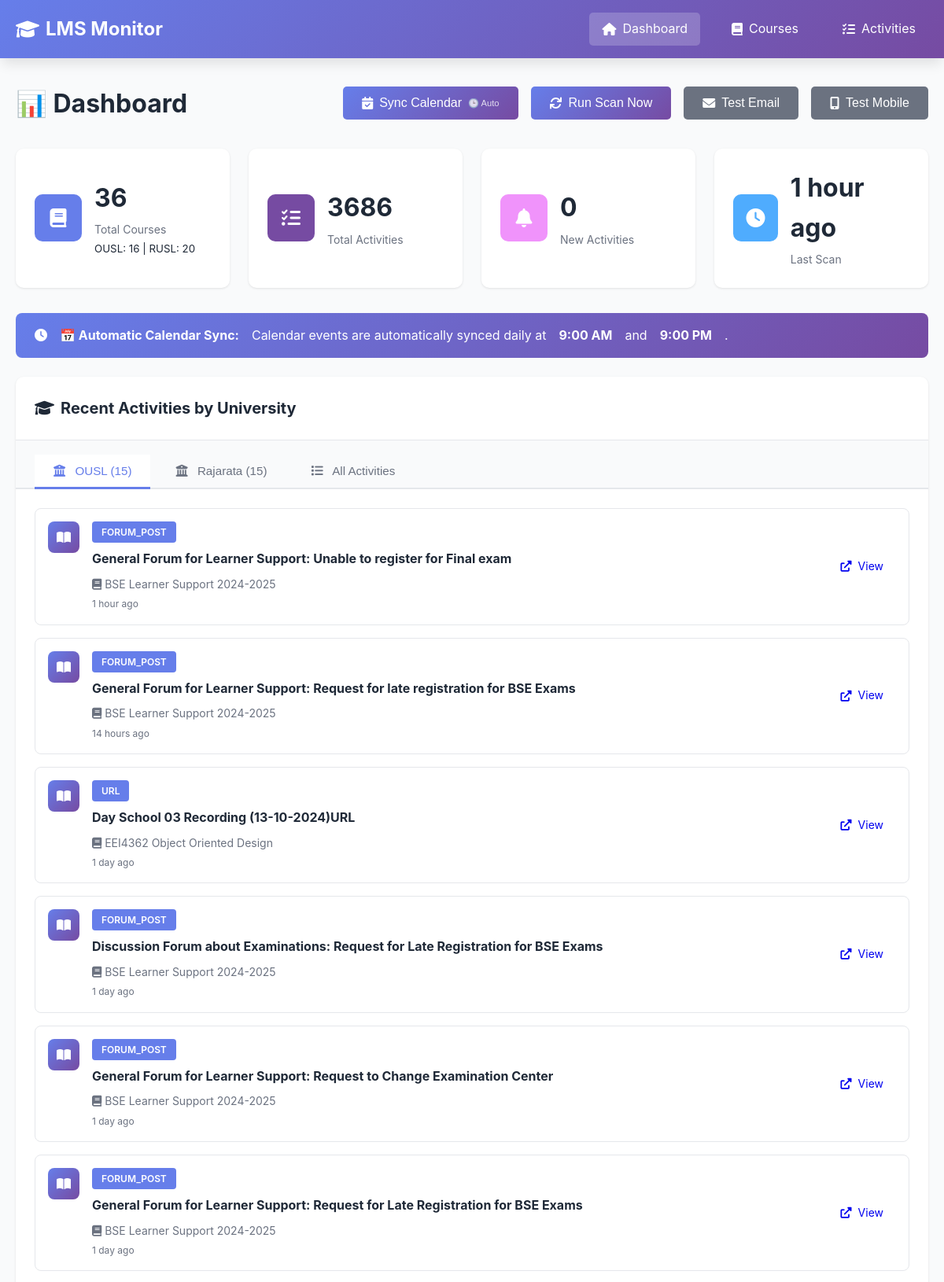
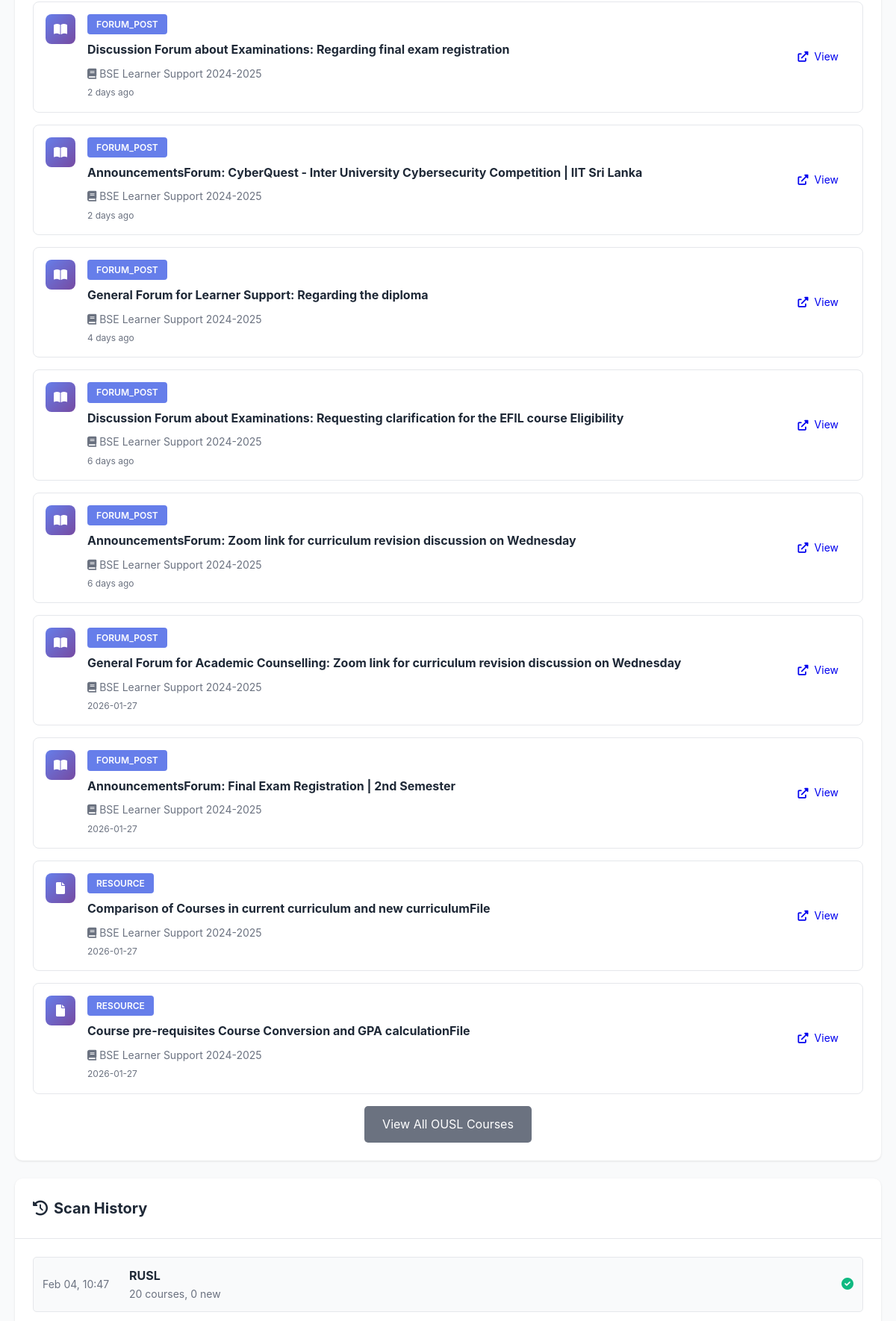
The page / (upper part) on the database its author committed (2 pictures, top to bottom).
### tables this page shows
CREATE TABLE scan_history (
                id INTEGER PRIMARY KEY AUTOINCREMENT,
                lms_name TEXT NOT NULL,
                scan_time TIMESTAMP DEFAULT CURRENT_TIMESTAMP,
                courses_found INTEGER,
                activities_found INTEGER,
                new_activities INTEGER,
                status TEXT,
                error_message TEXT
            );

CREATE TABLE activities (
                id INTEGER PRIMARY KEY AUTOINCREMENT,
                activity_id TEXT UNIQUE NOT NULL,
                course_id TEXT NOT NULL,
                activity_type TEXT NOT NULL,
                title TEXT NOT NULL,
                description TEXT,
                url TEXT,
                deadline TIMESTAMP,
                first_seen TIMESTAMP DEFAULT CURRENT_TIMESTAMP,
                is_new BOOLEAN DEFAULT 1,
                metadata TEXT,
                FOREIGN KEY (course_id) REFERENCES courses(course_id)
            );

CREATE TABLE courses (
                id INTEGER PRIMARY KEY AUTOINCREMENT,
                course_id TEXT UNIQUE NOT NULL,
                lms_name TEXT NOT NULL,
                course_name TEXT NOT NULL,
                course_url TEXT,
                first_seen TIMESTAMP DEFAULT CURRENT_TIMESTAMP,
                last_checked TIMESTAMP DEFAULT CURRENT_TIMESTAMP
            );

### app.py (the view, shortened to what this page needs)
@app.route('/')
def index():
    stats = db.get_stats()
    recent_activities = db.get_recent_activities(limit=20)
    scan_history = db.get_scan_history(limit=10)
    ousl_activities = db.get_activities_by_lms('OUSL', limit=15)
    rusl_activities = db.get_activities_by_lms('RUSL', limit=15)
    upcoming_deadlines = db.get_all_upcoming_deadlines(days_ahead=365)
    import re
    is_render = os.getenv('RENDER') is not None or os.getenv('RAILWAY_ENVIRONMENT') is not None
    return render_template('index.html',
                          stats=stats,
                          recent_activities=recent_activities,
                          ousl_activities=ousl_activities,
                          rusl_activities=rusl_activities,
                          upcoming_deadlines=upcoming_deadlines,
                          scan_history=scan_history,
                          is_render=is_render)

### app.py (called while the page is built)
@app.template_filter('datetime')
def format_datetime(value, format='%Y-%m-%d %H:%M:%S'):
    if value is None:
        return ''
    if isinstance(value, str):
        try:
            value = datetime.fromisoformat(value.replace('Z', '+00:00'))
        except:
            return value
    if value.tzinfo is None:
        from datetime import timezone
        value = value.replace(tzinfo=timezone.utc)
    from datetime import timezone, timedelta
    colombo_tz = timezone(timedelta(hours=5, minutes=30))
    local_time = value.astimezone(colombo_tz)
    return local_time.strftime(format)

### database.py (called while the page is built)
    def get_connection(self):
        return sqlite3.connect(self.db_path)

    def get_recent_activities(self, limit: int = 50) -> List[Dict[str, Any]]:
        conn = self.get_connection()
        cursor = conn.cursor()
        cursor.execute("""
            SELECT
                a.activity_id,
                a.activity_type,
                a.title,
                a.description,
                a.url,
                a.deadline,
                a.first_seen,
                a.is_new,
                c.course_name,
                c.lms_name
            FROM activities a
            JOIN courses c ON a.course_id = c.course_id
            ORDER BY a.first_seen DESC
            LIMIT ?
        """, (limit,))
        columns = [desc[0] for desc in cursor.description]
        activities = [dict(zip(columns, row)) for row in cursor.fetchall()]
        conn.close()
        return activities

    def get_activities_by_lms(self, lms_name: str, limit: int = 20) -> List[Dict[str, Any]]:
        conn = self.get_connection()
        cursor = conn.cursor()
        cursor.execute("""
            SELECT
                a.activity_id,
                a.activity_type,
                a.title,
                a.description,
                a.url,
                a.deadline,
                a.first_seen,
                a.is_new,
                c.course_name,
                c.lms_name
            FROM activities a
            JOIN courses c ON a.course_id = c.course_id
            WHERE c.lms_name = ?
            ORDER BY a.first_seen DESC
            LIMIT ?
        """, (lms_name, limit))
        columns = [desc[0] for desc in cursor.description]
        activities = [dict(zip(columns, row)) for row in cursor.fetchall()]
        conn.close()
        return activities

### templates/index.html (shortened to what this page needs)
{% extends "base.html" %}  {% block content %}
<div class="dashboard">
  <div class="page-header">
    <h1>📊 Dashboard</h1>
    <div class="actions">
      <button
        onclick="syncCalendar()"
        class="btn btn-primary"
        title="Auto-syncs daily at 9 AM & 9 PM"
      >
        <i class="fas fa-calendar-check"></i> Sync Calendar
        <span style="font-size: 0.7em; opacity: 0.8">🕒 Auto</span>
      </button>
      {% if is_render %}
      <button class="btn btn-secondary" disabled title="Scanning is automated via GitHub Actions (runs twice daily)">
        <i class="fas fa-sync"></i> Auto Scan (GitHub Actions)
      </button>
      {% else %}
      <button onclick="triggerScan()" class="btn btn-primary">
        <i class="fas fa-sync"></i> Run Scan Now
      </button>
      {% endif %}
      <button onclick="testEmail()" class="btn btn-secondary">
        <i class="fas fa-envelope"></i> Test Email
      </button>
      <button onclick="testNtfy()" class="btn btn-secondary">
        <i class="fas fa-mobile-alt"></i> Test Mobile
      </button>
    </div>
  </div>
  <div class="stats-grid">
    <div class="stat-card">
      <div class="stat-icon" style="background: #667eea">
        <i class="fas fa-book"></i>
      </div>
      <div class="stat-content">
        <h3>{{ stats.total_courses }}</h3>
        <p>Total Courses</p>
        <small
          >OUSL: {{ stats.ousl_courses }} | RUSL: {{ stats.rusl_courses
          }}</small
        >
      </div>
    </div>
    <div class="stat-card">
      <div class="stat-icon" style="background: #764ba2">
        <i class="fas fa-tasks"></i>
      </div>
      <div class="stat-content">
        <h3>{{ stats.total_activities }}</h3>
        <p>Total Activities</p>
      </div>
    </div>
    <div class="stat-card">
      <div class="stat-icon" style="background: #f093fb">
        <i class="fas fa-bell"></i>
      </div>
      <div class="stat-content">
        <h3 id="new-activities-count">{{ stats.new_activities }}</h3>
        <p>New Activities</p>
      </div>
    </div>
    <div class="stat-card">
      <div class="stat-icon" style="background: #4facfe">
        <i class="fas fa-clock"></i>
      </div>
      <div class="stat-content">
        <h3>
          {{ stats.last_scan_time|timeago if stats.last_scan_time else 'Never'
          }}
        </h3>
        <p>Last Scan</p>
      </div>
    </div>
  </div>
  <div
    class="alert alert-success"
    style="
      background: linear-gradient(135deg, #667eea 0%, #764ba2 100%);
      color: white;
      border: none;
    "
  >
    <i class="fas fa-clock"></i>
    <strong>📅 Automatic Calendar Sync:</strong> Calendar events are
    automatically synced daily at <strong>9:00 AM</strong> and
    <strong>9:00 PM</strong>.
  </div>
  <div class="card">
    <div class="card-header">
      <h2>
        <i class="fas fa-graduation-cap"></i> Recent Activities by University
      </h2>
    </div>
    <div class="tabs">
      <button class="tab-button active" onclick="openTab(event, 'ousl')">
        <i class="fas fa-university"></i> OUSL ({{ ousl_activities|length }})
      </button>
      <button class="tab-button" onclick="openTab(event, 'rusl')">
        <i class="fas fa-university"></i> Rajarata ({{ rusl_activities|length
        }})
      </button>
      <button class="tab-button" onclick="openTab(event, 'all')">
        <i class="fas fa-list"></i> All Activities
      </button>
    </div>
    <div id="ousl" class="tab-content active">
      <div class="card-body">
        {% if ousl_activities %}
        <div class="activity-list">
          {% for activity in ousl_activities %}
          <div class="activity-item {% if activity.is_new %}new{% endif %}">
            <div class="activity-icon">
              {% if activity.activity_type == 'assign' %}
              <i class="fas fa-file-alt"></i>
              {% elif activity.activity_type == 'quiz' %}
              <i class="fas fa-question-circle"></i>
              {% elif activity.activity_type == 'resource' %}
              <i class="fas fa-file"></i>
              {% elif activity.activity_type == 'forum' %}
              <i class="fas fa-comments"></i>
              {% else %}
              <i class="fas fa-book-open"></i>
              {% endif %}
            </div>
            <div class="activity-content">
              <div class="activity-header">
                <span class="activity-type">{{ activity.activity_type }}</span>
              </div>
              <h4>{{ activity.title }}</h4>
              <p class="activity-course">
                <i class="fas fa-book"></i> {{ activity.course_name }}
              </p>
              <p class="activity-time">{{ activity.first_seen|timeago }}</p>
            </div>
            {% if activity.url %}
            <a href="{{ activity.url }}" target="_blank" class="btn btn-small">
              <i class="fas fa-external-link-alt"></i> View
            </a>
            {% endif %}
          </div>
          {% endfor %}
        </div>
        <div style="text-align: center; margin-top: 1rem">
          <a href="/courses?lms=OUSL" class="btn btn-secondary"
            >View All OUSL Courses</a
          >
        </div>
        {% else %}
        <p class="empty-state">
          No OUSL activities found yet. Run a scan to get started!
        </p>
        {% endif %}
      </div>
    </div>
  </div>
  <div class="card">
    <div class="card-header">
      <h2><i class="fas fa-history"></i> Scan History</h2>
    </div>
    <div class="card-body">
      {% if scan_history %}
      <div class="scan-history">
        {% for scan in scan_history %}
        <div class="scan-item">
          <div class="scan-time">
            {{ scan.scan_time|datetime('%b %d, %H:%M') }}
          </div>
          <div class="scan-info">
            <strong>{{ scan.lms_name }}</strong>
            <span class="scan-stats">
              {{ scan.courses_found }} courses, {{ scan.new_activities }} new
            </span>
          </div>
          <div class="scan-status">
            {% if scan.status == 'success' %}
            <span class="status-success"
              ><i class="fas fa-check-circle"></i
            ></span>
            {% else %}
            <span class="status-error"
              ><i class="fas fa-times-circle"></i
            ></span>
            {% endif %}
          </div>
        </div>
        {% endfor %}
      </div>
      {% else %}
      <p class="empty-state">No scan history yet.</p>
      {% endif %}
    </div>
  </div>
</div>
{% endblock %}

### rows shown on the page
scan_history: last_scan_time "1 hour ago", scan_time "Feb 04, 10:47", lms_name "RUSL", courses_found "20", new_activities "0", status "success" (drawn)
activities: activity_type "FORUM_POST", title "General Forum for Learner Support: Unable to register for Final exam", course_name "BSE Learner Support 2024-2025", first_seen "1 hour ago"
activities: activity_type "FORUM_POST", title "General Forum for Learner Support: Request for late registration for BSE Exams", course_name "BSE Learner Support 2024-2025", first_seen "14 hours ago"
activities: activity_type "URL", title "Day School 03 Recording (13-10-2024)URL", course_name "EEI4362 Object Oriented Design", first_seen "1 day ago"
activities: activity_type "FORUM_POST", title "Discussion Forum about Examinations: Request for Late Registration for BSE Exams", course_name "BSE Learner Support 2024-2025", first_seen "1 day ago"
activities: activity_type "FORUM_POST", title "General Forum for Learner Support: Request to Change Examination Center", course_name "BSE Learner Support 2024-2025", first_seen "1 day ago"
activities: activity_type "FORUM_POST", title "General Forum for Learner Support: Request for Late Registration for BSE Exams", course_name "BSE Learner Support 2024-2025", first_seen "1 day ago"
activities: activity_type "FORUM_POST", title "Discussion Forum about Examinations: Regarding final exam registration", course_name "BSE Learner Support 2024-2025", first_seen "2 days ago"
activities: activity_type "FORUM_POST", title "AnnouncementsForum: CyberQuest - Inter University Cybersecurity Competition | IIT Sri Lanka", course_name "BSE Learner Support 2024-2025", first_seen "2 days ago"
activities: activity_type "FORUM_POST", title "General Forum for Learner Support: Regarding the diploma", course_name "BSE Learner Support 2024-2025", first_seen "4 days ago"
activities: activity_type "FORUM_POST", title "Discussion Forum about Examinations: Requesting clarification for the EFIL course Eligibility", course_name "BSE Learner Support 2024-2025", first_seen "6 days ago"
activities: activity_type "FORUM_POST", title "AnnouncementsForum: Zoom link for curriculum revision discussion on Wednesday", course_name "BSE Learner Support 2024-2025", first_seen "6 days ago"
activities: activity_type "FORUM_POST", title "General Forum for Academic Counselling: Zoom link for curriculum revision discussion on Wednesday", course_name "BSE Learner Support 2024-2025", first_seen "2026-01-27"
activities: activity_type "FORUM_POST", title "AnnouncementsForum: Final Exam Registration | 2nd Semester", course_name "BSE Learner Support 2024-2025", first_seen "2026-01-27"
activities: activity_type "RESOURCE", title "Comparison of Courses in current curriculum and new curriculumFile", course_name "BSE Learner Support 2024-2025", first_seen "2026-01-27"
activities: activity_type "RESOURCE", title "Course pre-requisites Course Conversion and GPA calculationFile", course_name "BSE Learner Support 2024-2025", first_seen "2026-01-27"

### other values the page prints
{{ stats.total_courses }} "36"
{{ stats.ousl_courses }} "16"
{{ stats.rusl_courses }} "20"
{{ stats.total_activities }} "3686"
{{ stats.new_activities }} "0"
{{ ousl_activities|length }} "15"
{{ rusl_activities|length }} "15"
